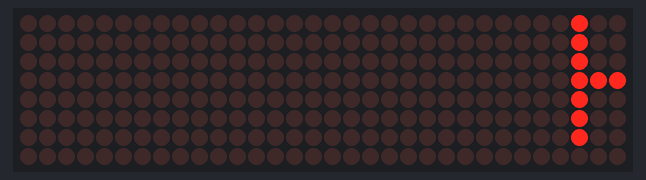
This sketch was run on a simulated Arduino Uno, built with avr-gcc and run on an emulated ATmega328P. On the bench: 32×8 LED matrix.

Above: at 0.16 s.
At 1.66 s:
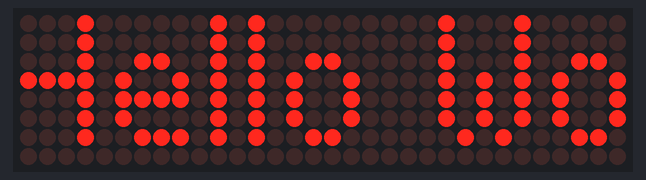
At 3.31 s:
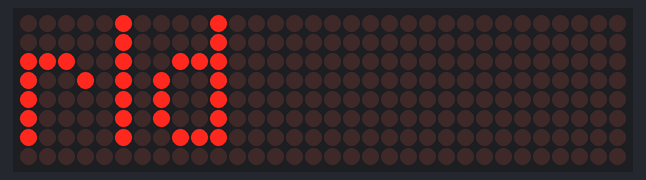
At 6.46 s:
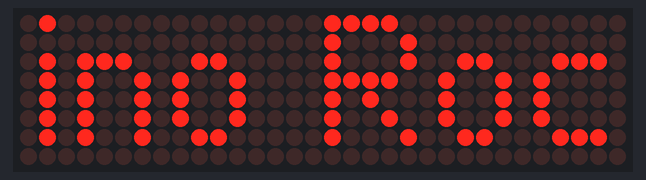
At 9.61 s:
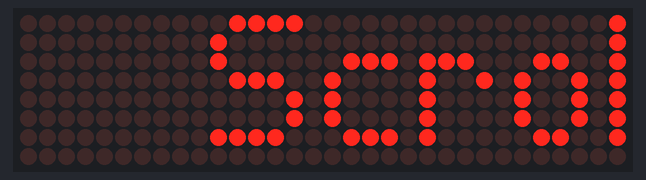
At 12.91 s:
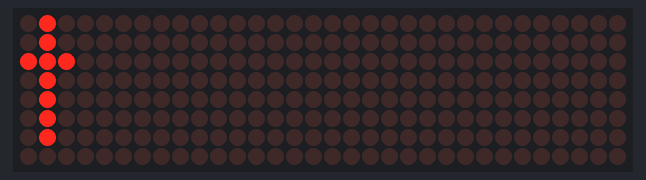

The sketch:

ScrollingDisplay_Lib.ino
```cpp
#include <MD_Parola.h>
#include <MD_MAX72xx.h>
#include <SPI.h>

// Define the connections for the FC16 module
#define DATA_PIN    11
#define CS_PIN      10
#define CLK_PIN     13

// Create a Parola object with appropriate parameters for the display
MD_Parola myDisplay = MD_Parola(MD_MAX72XX::FC16_HW, DATA_PIN, CLK_PIN, CS_PIN, 4);

const char* messages[] = {"Hello World", "Arduino Rocks", "Scrolling Text"};
int currentMessageIndex = 0;

void setup() {
myDisplay.begin();
myDisplay.setIntensity(0); // Set brightness (0 is min, 15 is max)
myDisplay.displayText(messages[currentMessageIndex], PA_CENTER, 50, 50, PA_SCROLL_LEFT, PA_SCROLL_LEFT);
}

void loop() {
if (myDisplay.displayAnimate()) {
currentMessageIndex = (currentMessageIndex + 1) % (sizeof(messages) / sizeof(messages[0]));
myDisplay.displayText(messages[currentMessageIndex], PA_CENTER, 50, 50, PA_SCROLL_LEFT, PA_SCROLL_LEFT);
}
}
```

Measured:
- by itself, everything shown: repeats every 13.1 s, in 261 steps
